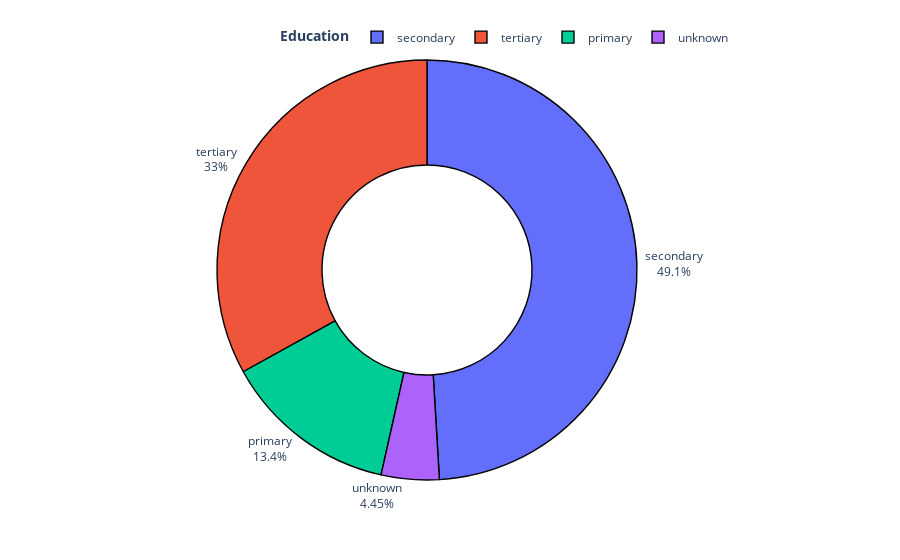

The notebook cell this image was saved under:
### Code cell
fig=px.pie(df.education.value_counts().reset_index().rename(columns={'index':'Education','education':'Count'}),names='Education',values='Count',hole=0.5,template='plotly_white')
fig.update_traces(marker=dict(line=dict(color='#000000', width=1.4)))
fig.update_layout(title_x=0.5,showlegend=True,legend_title_text='<b>Education')
fig.update_traces(textposition='outside', textinfo='percent+label')
fig.update_layout(title_x=0.5,legend=dict(orientation='h',yanchor='bottom',y=1.02,xanchor='right',x=1))
fig.show()

### Figure 1 — Plotly figure (JSON) as saved in the notebook; plotly's stock layout.template omitted (floating-point values rounded to 4 significant figures)
{"data": [{"domain": {"x": [0.0, 1.0], "y": [0.0, 1.0]}, "hole": 0.5, "hovertemplate": "Education=%{label}<br>Count=%{value}<extra></extra>", "labels": ["secondary", "tertiary", "primary", "unknown"], "legendgroup": "", "marker": {"line": {"color": "#000000", "width": 1.4}}, "name": "", "showlegend": true, "textinfo": "percent+label", "textposition": "outside", "type": "pie", "values": [5476, 3689, 1500, 497]}], "layout": {"legend": {"orientation": "h", "title": {"text": "<b>Education"}, "tracegroupgap": 0, "x": 1, "xanchor": "right", "y": 1.02, "yanchor": "bottom"}, "margin": {"t": 60}, "showlegend": true, "title": {"x": 0.5}}}
